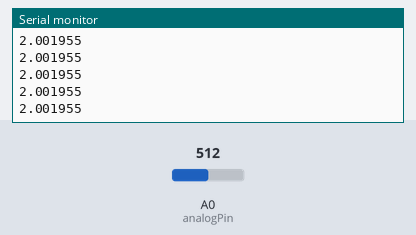
This sketch was run on a simulated Arduino Uno, built with avr-gcc and run on an emulated ATmega328P. On the bench: the last lines printed to the serial monitor. The inputs (shaded band) are chosen by the test bench; at power-on: A0 (analogPin) = 512.

Above: at 1.2 s.
1.3 s: A0 (analogPin) set to 716
At 2.3 s:
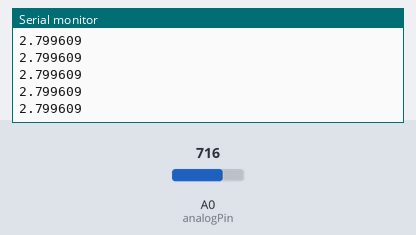
2.8 s: A0 (analogPin) set to 900
At 3.5 s:
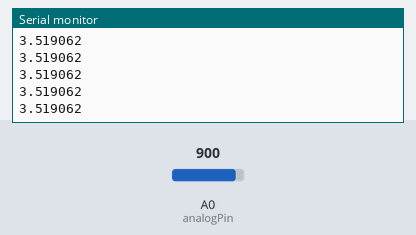
Timing chart, 0 to 5.8 s (numbered marks = the images above; inputs shaded):
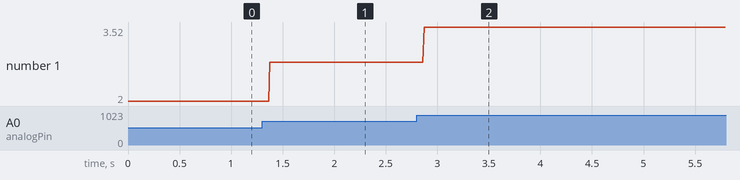

Measured:
- after the input at 1.3 s, the serial monitor: prints a new line after 0.07 s (image 1)
- after the input at 2.8 s, the serial monitor: prints a new line after 0.07 s (image 2)
- plotted number 1: 2 → 2.8 after the input at 1.3 s, 2.8 → 3.51 after the input at 2.8 s

The sketch:

AnalogRead_Interrupt.ino
```cpp
int analogPin = A0;
int val = 0;
float voltage = 0;
void setup() {
  Serial.begin(9600);
  analogReference(EXTERNAL); // use external AREF pin
  pinMode(analogPin, INPUT);
  cli(); // stop interrupts
  // reset timer control registers
  TCCR1A = 0;
  TCCR1B = 0;
  TCNT1 = 0; // initialize counter value to 0
  // set compare register
  OCR1A = 10000; // (16000000/(8*200) for 200 samples/sec
  TCCR1B = (1<<WGM12) | (1<<CS11);   // set prescaler to 8 (CS11) set operating mode to OCR1A (WGM12)
  TIMSK1 = (1<<OCIE1A);  // enable output compare match
  sei(); // enable interrupts
}

void loop() {
  //
}

ISR(TIMER1_COMPA_vect){
  val = analogRead(analogPin); // read input pin
  voltage = val * (4.0 / 1023.0); // convert to voltage
  Serial.println(voltage,6);
}
```
